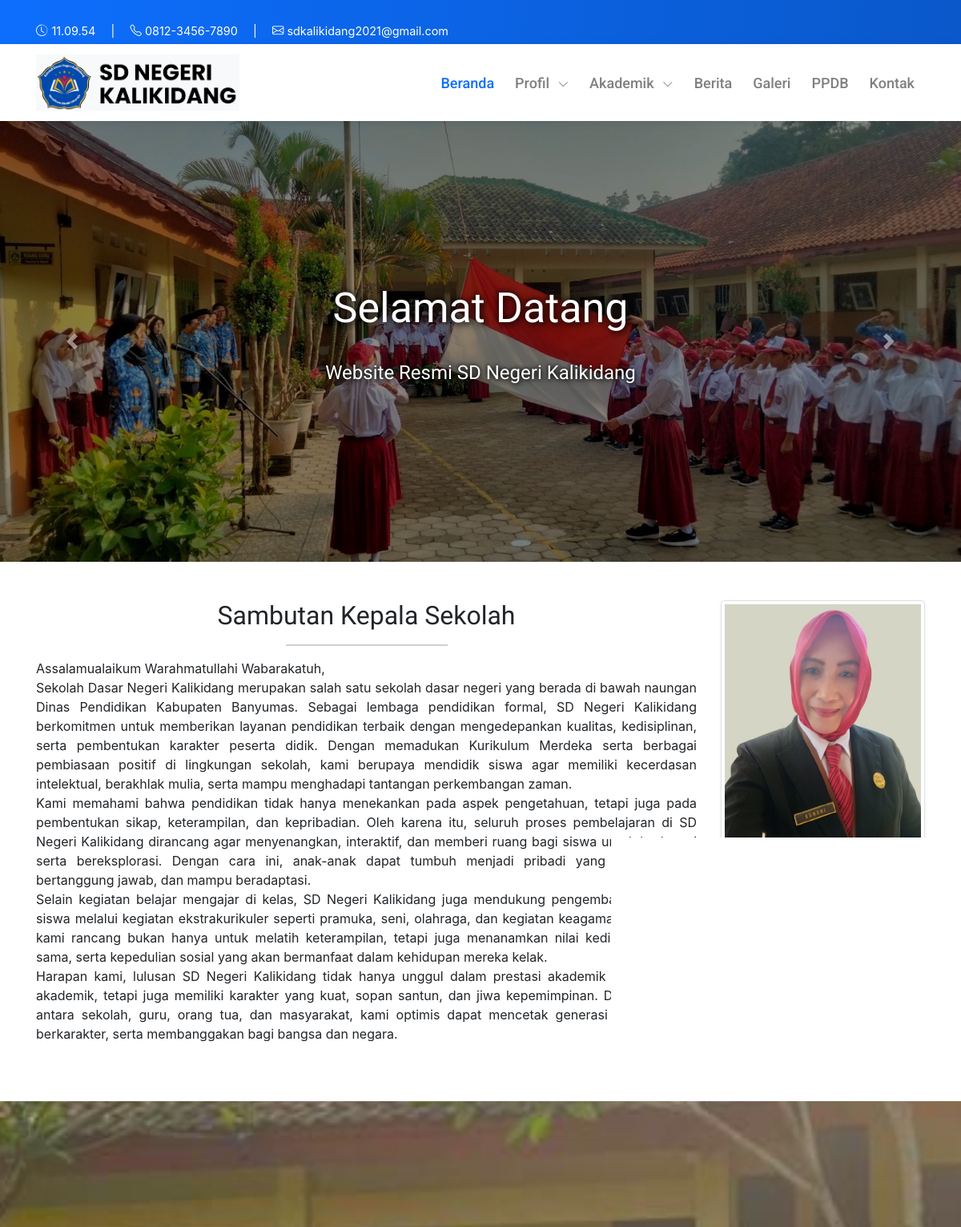
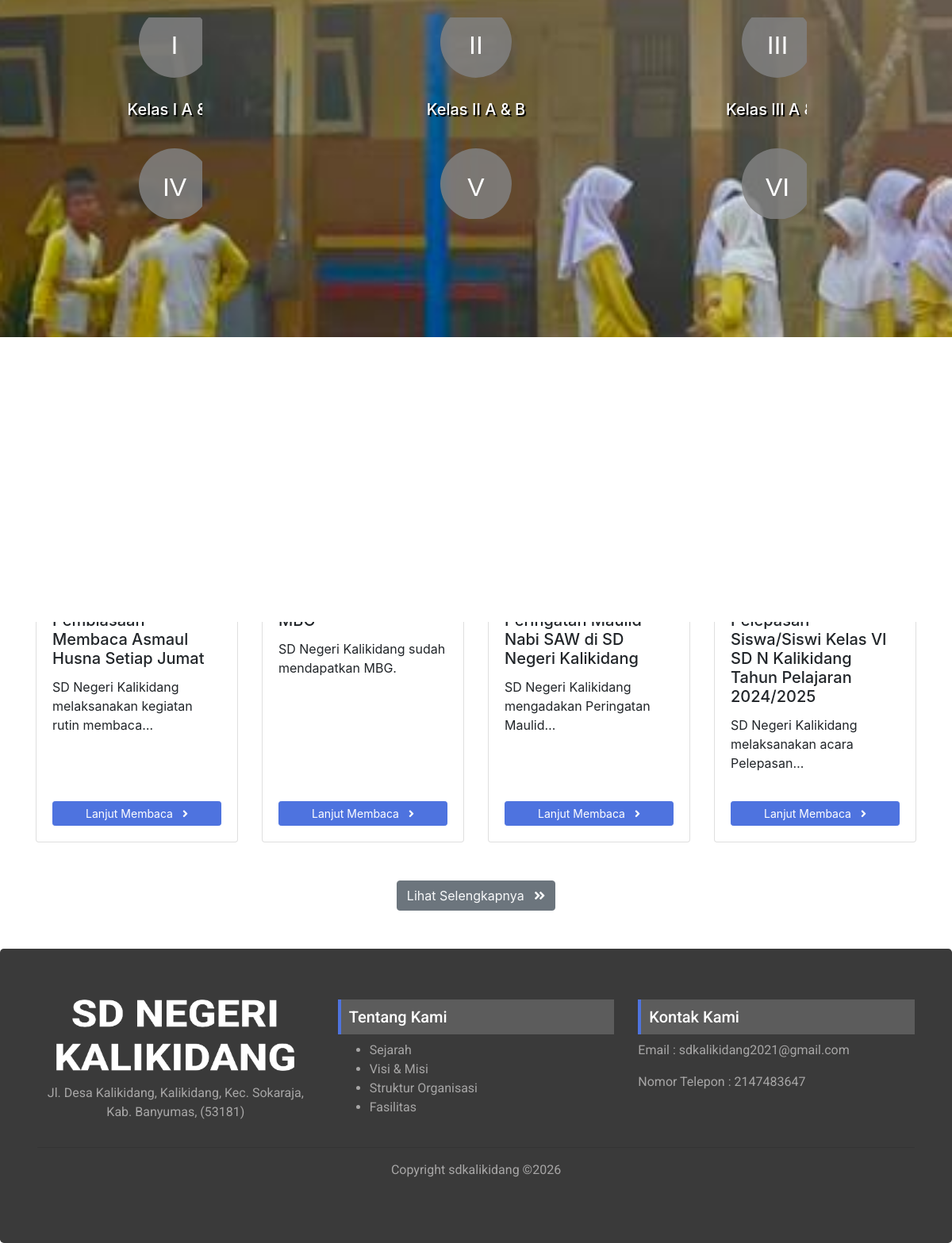
The page / on the database its author committed (2 pictures, top to bottom).
### tables this page shows
CREATE TABLE `banners` (
  `id` int(11) NOT NULL,
  `title` varchar(255) NOT NULL,
  `text` varchar(255) NOT NULL,
  `photo` varchar(100) NOT NULL
);

CREATE TABLE `opening` (
  `id` int(11) NOT NULL,
  `content` text NOT NULL,
  `photo` varchar(100) NOT NULL
);

CREATE TABLE `bg_majors` (
  `id` int(11) NOT NULL,
  `photo` varchar(100) NOT NULL
);

CREATE TABLE `posts` (
  `id` int(11) NOT NULL,
  `title` varchar(255) NOT NULL,
  `seo_title` varchar(255) NOT NULL,
  `content` text NOT NULL,
  `photo` varchar(100) NOT NULL,
  `is_active` char(1) NOT NULL,
  `date` date NOT NULL,
  `id_user` int(11) DEFAULT NULL,
  `author_name` varchar(100) DEFAULT NULL
);

### application/controllers/Home.php (called while the page is built, shortened)
<?php
class Home extends CI_Controller {
	public function __construct()
	{
		$this->load->model('banner_model', 'banner');
		$this->load->model('identitas_model', 'identitas');
		$this->load->model('sambutan_model', 'sambutan');
		$this->load->model('berita_model', 'berita');
		$this->load->model('background_model', 'background');
	}
	public function index()
	{
		$data['title']		= 'Beranda';
		$data['brand']		= $this->identitas->getData();
		$data['banners'] 	= $this->banner->getBanner();
		$data['sambutan'] = $this->sambutan->getData();
		$data['berita']	= $this->berita->getLastNews();
		$data['jurusan']	= $this->background->getData();
		$data['page']		= 'home/index';
		$this->load->view('front/layouts/main', $data);
	}
}

### index.php (called while the page is built, shortened)
<?php
require_once BASEPATH.'core/CodeIgniter.php';

### application/models/Banner_model.php (called while the page is built, shortened)
<?php
class Banner_model extends CI_Model {
	public function getBanner()
	{
		$this->db->limit(50);
		return $this->db->get('banners')->result();
	}
}

### application/models/Sambutan_model.php (called while the page is built, shortened)
<?php
class Sambutan_model extends CI_Model {
	public function getData()
	{
		return $this->db->get('opening')->row();
	}
}

### application/models/Background_model.php (called while the page is built, shortened)
<?php
class Background_model extends CI_Model {
	public function getData()
	{
		return $this->db->get_where('bg_majors')->row();
	}
}

### application/models/Berita_model.php (called while the page is built, shortened)
<?php
class Berita_model extends CI_Model {
    protected $table   = 'posts';
    public function getLastNews()
    {
        return $this->db
            ->where('is_active', 'Y')
            ->order_by('id', 'DESC')
            ->limit(4)
            ->get($this->table)
            ->result();
    }
}

### application/views/front/pages/home/index.php (the view, shortened to what this page needs)
<div id="carouselExampleCaptions" class="carousel slide" data-ride="carousel">
	<div class="carousel-inner">
		<?php $no = 0;?>
		<?php foreach($banners as $banner) : ?>
			<?php $no++;  ?>
			<div class="carousel-item <?php if($no <= 1) { echo "active"; } ?>">
				<img src="<?= base_url("img/banner/$banner->photo") ?>" class="d-block w-100">
				<div class="carousel-caption d-none d-md-block">
					<h1><?= $banner->title ?></h1>
					<p><?= $banner->text ?></p>
				</div>
			</div>
		<?php endforeach ?>
	</div>
	<a class="carousel-control-prev" href="#carouselExampleCaptions" role="button" data-slide="prev">
		<span class="carousel-control-prev-icon" aria-hidden="true"></span>
	</a>
	<a class="carousel-control-next" href="#carouselExampleCaptions" role="button" data-slide="next">
		<span class="carousel-control-next-icon" aria-hidden="true"></span>
	</a>
</div>
<div class="sambutan mt-5">
    <div class="container">
        <div class="row justify-content-center">
            <div class="col-lg-9 col-md-8 col-sm-12 col-xs-12">
                <h2 class="mb-3 text-center">Sambutan Kepala Sekolah</h2>
                <hr class="mx-auto" style="width: 200px;">
                <div class="sambutan-content" style="line-height: 1.5; text-align: justify;">
                    <?= nl2br($sambutan->content) ?>
                </div>
            </div>
            <div class="col-lg-3 col-md-4 col-sm-6 col-xs-5 text-center">
                <img src="<?= base_url('img/sambutan/' . $sambutan->photo) ?>"
                     class="img-thumbnail img-fluid shadow-sm rounded">
            </div>
        </div>
    </div>
</div>
<div class="jumbotron jumbotron-fluid bg-cover jurusan mt-5" style="background-image: url(<?= base_url('img/background/' . $jurusan->photo) ?>)">
	<div class="container text-center">
		<div class="row">
			<div class="col">
				<h2 class="">Daftar Kelas</h2>
			</div>
		</div>
		<hr>
		<div class="row pt-3">
			<div class="col-lg-4 col-md-4 col-sm-4 col-xs-12 mb-4 text-center">
    <svg width="100" height="100">
        <circle cx="50" cy="50" r="45" fill="rgba(128,128,128,0.85)" />
        <text x="50%" y="55%" text-anchor="middle" font-size="32" fill="white" font-family="Arial" dy=".3em">I</text>
    </svg>
    <h5 class="mt-2">Kelas I A & B</h5>
</div>
<div class="col-lg-4 col-md-4 col-sm-4 col-xs-12 mb-4 text-center">
    <svg width="100" height="100">
        <circle cx="50" cy="50" r="45" fill="rgba(128,128,128,0.85)" />
        <text x="50%" y="55%" text-anchor="middle" font-size="32" fill="white" font-family="Arial" dy=".3em">II</text>
    </svg>
    <h5 class="mt-2">Kelas II A & B</h5>
</div>
<div class="col-lg-4 col-md-4 col-sm-4 col-xs-12 mb-4 text-center">
    <svg width="100" height="100">
        <circle cx="50" cy="50" r="45" fill="rgba(128,128,128,0.85)" />
        <text x="50%" y="55%" text-anchor="middle" font-size="32" fill="white" font-family="Arial" dy=".3em">III</text>
    </svg>
    <h5 class="mt-2">Kelas III A & B</h5>
</div>
<div class="col-lg-4 col-md-4 col-sm-4 col-xs-12 mb-4 text-center">
    <svg width="100" height="100">
        <circle cx="50" cy="50" r="45" fill="rgba(128,128,128,0.85)" />
        <text x="50%" y="55%" text-anchor="middle" font-size="32" fill="white" font-family="Arial" dy=".3em">IV</text>
    </svg>
    <h5 class="mt-2">Kelas IV A & B</h5>
</div>
<div class="col-lg-4 col-md-4 col-sm-4 col-xs-12 mb-4 text-center">
    <svg width="100" height="100">
        <circle cx="50" cy="50" r="45" fill="rgba(128,128,128,0.85)" />
        <text x="50%" y="55%" text-anchor="middle" font-size="32" fill="white" font-family="Arial" dy=".3em">V</text>
    </svg>
    <h5 class="mt-2">Kelas V A & B</h5>
</div>
<div class="col-lg-4 col-md-4 col-sm-4 col-xs-12 mb-4 text-center">
    <svg width="100" height="100">
        <circle cx="50" cy="50" r="45" fill="rgba(128,128,128,0.85)" />
        <text x="50%" y="55%" text-anchor="middle" font-size="32" fill="white" font-family="Arial" dy=".3em">VI</text>
    </svg>
    <h5 class="mt-2">Kelas VI A & B</h5>
</div>
		</div>
	</div>
</div>
<div class="last-news mt-5 mb-5">
	<div class="container">
		<div class="row d-flex justify-content-center">
			<div class="col">
				<h2 class="text-center">Berita Terbaru</h2>
				<hr>
			</div>
		</div>
		<div class="row mt-4 justify-content-center">
			<?php foreach($berita as $b) : ?>
				<div class="col-lg-3 col-md-6 col-sm-6 col-12 mb-4 d-flex justify-content-center">
					<div class="card h-100" style="width: 18rem;">
						<img
							src="<?= base_url('img/berita/thumbs/' . $b->photo) ?>"
							class="card-img-top"
							style="height:180px; object-fit:cover;">
						<div class="card-body d-flex flex-column">
							<h5 class="card-title"><?= $b->title ?></h5>
							<p class="card-text"><?= character_limiter($b->content, 50) ?></p>
							<a href="<?= base_url("blog/baca/$b->seo_title") ?>" class="btn btn-info btn-sm mt-auto">
								Lanjut Membaca <i class="fa fa-angle-right ml-2"></i>
							</a>
						</div>
					</div>
				</div>
			<?php endforeach ?>
		</div>
		<div class="row mt-4">
			<div class="col text-center">
				<a href="<?= base_url('blog') ?>" class="btn btn-secondary text-light">
					Lihat Selengkapnya <i class="fa fa-angle-double-right ml-2"></i>
				</a>
			</div>
		</div>
	</div>
</div>

### asset/css/style.css (style rules this page uses)
html, body { overflow-x: hidden !important; }
.carousel-inner { width: 100%; max-height: 550px !important; }
.carousel .carousel-inner .carousel-item img { object-fit: cover; width: 100%; height: 550px; }
.carousel-item::before { content: ""; position: absolute; top: 0; left: 0; width: 100%; height: 100%; background: rgba(0, 0, 0, 0.45); z-index: 1; }
.carousel-caption { width: 600px; color: #fff; text-align: center; top: 50%; margin: auto; bottom: auto; transform: translateY(-50%); z-index: 2; }
.carousel-caption h1 { font-size: 52px; margin-bottom: 30px; font-family: "Courgette", cursive; color: #fff; text-shadow: 3px 3px 8px rgba(0, 0, 0, 0.9), -2px -2px 6px rgba(0, 0, 0, 0.7); }
.carousel-caption p { font-size: 24px; font-family: "Roboto", sans-serif; color: #fff; text-shadow: 2px 2px 6px rgba(0, 0, 0, 0.9), -1px -1px 4px rgba(0, 0, 0, 0.7); }
.sambutan h2 { text-align: center; font-family: "Courgette"; }
.sambutan hr { width: 50%; border: 1px solid rgb(207, 207, 207); }
.sambutan img { border-radius: 50%; }
.bg-cover { background-image: url("/img/banner/cca3fa09b3548e40e61eb437390b8480.jpg"); background-position: center center; background-size: cover; background-attachment: fixed; background-repeat: no-repeat; }
.bg-cover h2 { font-family: "Courgette"; color: white; text-shadow: 2px 2px 1px black; }
.bg-cover hr { width: 50%; border: 1px solid white; opacity: 0.4; }
.bg-cover h5 { padding-top: 15px; color: white; text-shadow: 2px 2px 1px black; }
.card { margin: 0 auto; float: none; margin-bottom: 20px; }
.last-news h2 { text-align: center; font-family: "Courgette"; }
.last-news hr { width: 50%; border: 1px solid rgb(235, 235, 235); }
.btn-info { color: #fff; background-color: #4e73df; border-color: #4e73df; }

### rows shown on the page
banners: photo (picture), title "Selamat Datang", text "Website Resmi SD Negeri Kalikidang"
opening: content "Assalamualaikum Warahmatullahi Wabarakatuh, Sekolah Dasar Negeri Kalikidang merupakan salah satu sekolah dasar negeri yang berada di bawah naungan Dinas Pendidikan Kabupaten Banyumas. Sebagai lembaga pendidikan formal, SD Negeri Kalikidang berkomitmen untuk memberikan layanan pendidikan terbaik dengan mengedepankan kualitas, kedisiplinan, serta pembentukan karakter peserta didik. Dengan memadukan Kurikulum Merdeka serta berbagai pembiasaan positif di lingkungan sekolah, kami berupaya mendidik siswa agar memiliki kecerdasan intelektual, berakhlak mulia, serta mampu menghadapi tantangan perkembangan zaman. Kami memahami bahwa pendidikan tidak hanya menekankan pada aspek pengetahuan, tetapi…", photo (picture)
bg_majors: photo (picture)
posts: photo (picture), title "Pembiasaan Membaca Asmaul Husna Setiap Jumat", content "SD Negeri Kalikidang melaksanakan kegiatan rutin membaca…"
posts: photo (picture), title "MBG", content "SD Negeri Kalikidang sudah mendapatkan MBG."
posts: photo (picture), title "Peringatan Maulid Nabi SAW di SD Negeri Kalikidang", content "SD Negeri Kalikidang mengadakan Peringatan Maulid…"
posts: photo (picture), title "Pelepasan Siswa/Siswi Kelas VI SD N Kalikidang Tahun Pelajaran 2024/2025", content "SD Negeri Kalikidang melaksanakan acara Pelepasan…"
